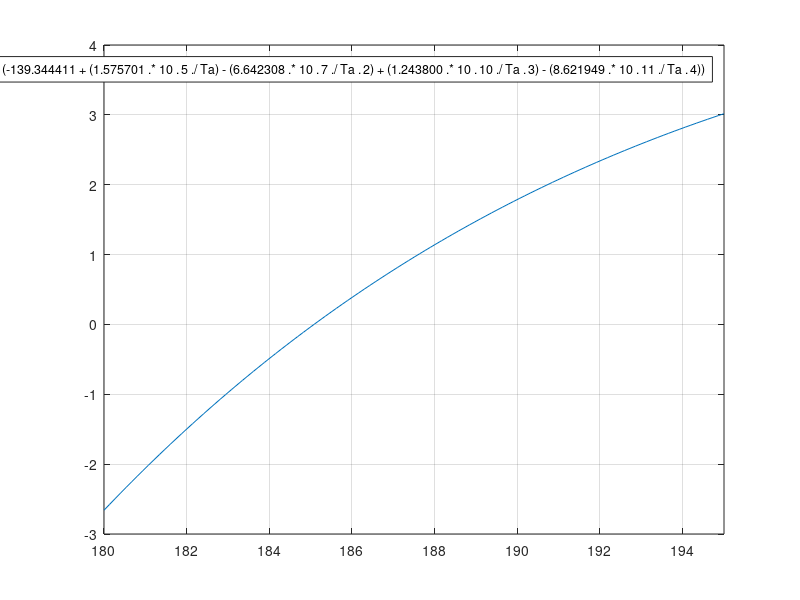

MATLAB code to generate this figure:
clear all; clc;
%declarando de forma anonima la funcion
f=@(Ta)(-139.344411+(1.575701.*10.^5./Ta)-(6.642308.*10.^7./Ta.^2)+(1.243800.*10.^10./Ta.^3)-(8.621949.*10.^11./Ta.^4));
%graficando la funcion
fplot(f,[180,195]);
%colocar cuadricula
grid on
%podemos pausar para ingresar de forma manual el valor de a y b e incluso
%la tolarancia.
a=180;
b=195;
%definimos la tolerancia
tol=0.05;
%numero de pasos a realizar
%entero mayor ceil
%definimos el formato largo
format long
r=(a+b)/2;
e=(b-a)/2;
while abs(e)>tol
    if f(r)==0
        e=0;
    else
        if f(0)*f(r)<0
            b=r;
        else
            a=r;
        end
        r=(a+b)/2;
        e=(b-a)/2;
    end
end
fprintf('La raiz es %5.5f con un error de %1.5f\n', r, e);
